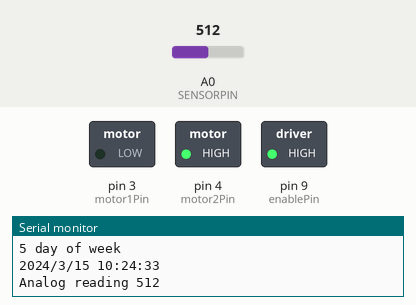
A sketch run on a simulated Arduino Uno, built with avr-gcc and run on an emulated ATmega328P. Shown: switched loads named in the sketch (green lamp = pin HIGH), the last lines printed to the serial monitor. The inputs (shaded band) are chosen by the test bench; at power-on: A0 (SENSORPIN) = 512. The local clock reads 2024-03-15 10:24:30 at power-on unless the sketch sets it.

Above: at 3.8 s.
3.9 s: A0 (SENSORPIN) set to 710
At 10.2 s:
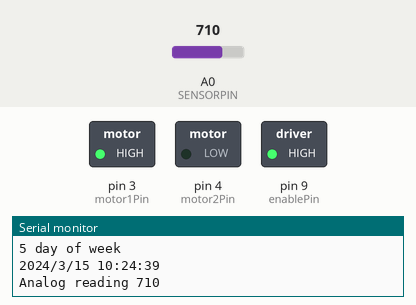
10.5 s: A0 (SENSORPIN) set to 690
At 15.7 s:
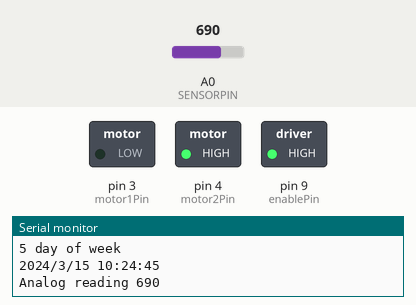
16.6 s: A0 (SENSORPIN) set to 716
At 22.5 s:
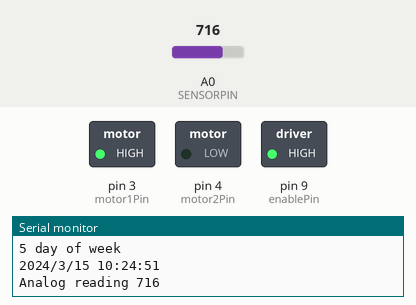
Timing chart, 0 to 24.0 s (numbered marks = the images above; inputs shaded):
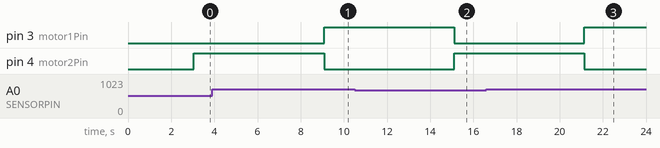

Measured:
- after the input at 3.9 s, pin 3 (motor1Pin): LOW → HIGH after 5.2 s; pin 4 (motor2Pin): HIGH → LOW after 5.2 s
- after the input at 10.5 s, pin 3 (motor1Pin): HIGH → LOW after 4.6 s; pin 4 (motor2Pin): LOW → HIGH after 4.6 s
- after the input at 16.6 s, pin 3 (motor1Pin): LOW → HIGH after 4.5 s; pin 4 (motor2Pin): HIGH → LOW after 4.5 s

The sketch:

Tide_Clock_V3.1_4_18.ino
```cpp
#include <Wire.h>
#include "RTClib.h"
// the value of the 'other' resistor
#define SERIESRESISTOR 560
// What pin to connect the sensor to
#define SENSORPIN A0


RTC_DS1307 RTC;

//int second = 0;
//int minute = 0;
//int hour = 0;
//int day = 0;
//int month = 0;
//int year = 0;
//int dayOfWeek = 0;
const int motor1Pin = 3;    // H-bridge leg 1 (pin 2, 1A)
const int motor2Pin = 4;    // H-bridge leg 2 (pin 7, 2A)
const int enablePin = 9;    // H-bridge enable pin
const int HighTideLevel = 700;
const int LowTideLevel = 715;
int  DesiredWaterLevel;
int NowLevel;
int reading;


void setup() {
  Wire.begin();
  RTC.begin();
  Serial.begin(9600);
  Serial.print("\nThe current date and time will be updated every three seconds:\n\n");
  // set the switch as an input:


  // set all the other pins you're using as outputs:
  pinMode(motor1Pin, OUTPUT);
  pinMode(motor2Pin, OUTPUT);
  pinMode(enablePin, OUTPUT);

  digitalWrite(enablePin, HIGH);

}

void loop() {
  DateTime now = RTC.now();

  Serial.print(now.dayOfWeek(), DEC);
  Serial.print(" day of week\n");
  Serial.print(now.year(), DEC);
  Serial.print('/');
  Serial.print(now.month(), DEC);
  Serial.print('/');
  Serial.print(now.day(), DEC);
  Serial.print(' ');
  Serial.print(now.hour(), DEC);
  Serial.print(':');
  Serial.print(now.minute(), DEC);
  Serial.print(':');
  Serial.print(now.second(), DEC);
  Serial.println();


  reading = analogRead(SENSORPIN);


  Serial.print("Analog reading ");
  Serial.println(reading);

  // convert the value to resistance
//  reading = (1023 / reading)  - 1;
//  reading = SERIESRESISTOR / reading;
delay(3000);

  NowLevel = (reading); //checking Resitor for current Water level.

  if (now.second() >= 30) { //Checking what tide the clock should be at.Giving HighTideLevel a Value
    DesiredWaterLevel = HighTideLevel;
    Serial.print("\nHigh Tide. \n");
  }
  else {
    DesiredWaterLevel = LowTideLevel;
    Serial.print("\nLow Tide. \n");
  }
  if (NowLevel < DesiredWaterLevel) {
    digitalWrite(motor1Pin, LOW);   // set leg 1 of the H-bridge low
    digitalWrite(motor2Pin, HIGH);  // set leg 2 of the H-bridge high
    Serial.print("\nDraining \n");
  }
  else if (NowLevel > DesiredWaterLevel) {
    digitalWrite(motor1Pin, HIGH);  // set leg 1 of the H-bridge high
    digitalWrite(motor2Pin, LOW);   // set leg 2 of the H-bridge low
    Serial.print("\nFilling \n");
  }
  else {
    digitalWrite(motor1Pin, LOW);  // set leg 1 of the H-bridge high
    digitalWrite(motor2Pin, LOW);   // set leg 2 of the H-bridge low

  }


}
```
